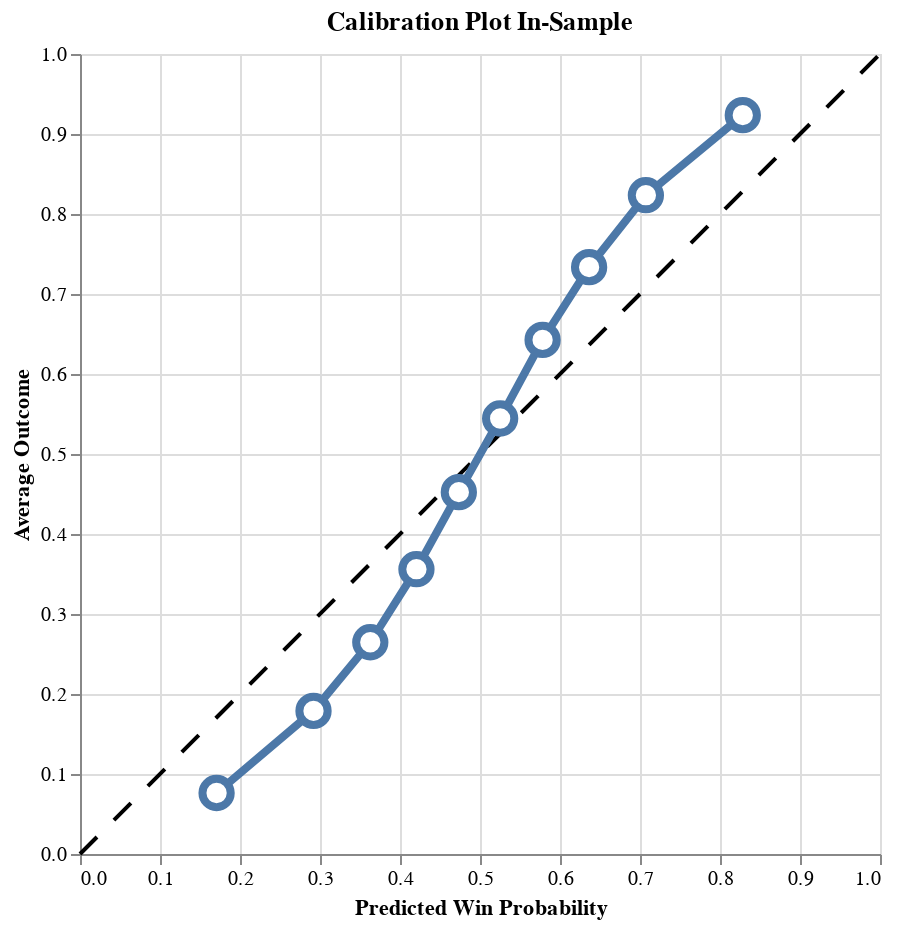

Write notebook code for a chart like this one.
### Code cell
self.plot_calibration()

### Figure 1 — Vega-Lite specification as saved in the notebook (floating-point values rounded to 4 significant figures)
{"config": {"view": {"continuousWidth": 300, "continuousHeight": 300}}, "layer": [{"data": {"name": "data-42f50405073b2dbe8396db6b7dd2f6be"}, "mark": {"type": "line", "color": "black", "strokeDash": [12, 12]}, "encoding": {"x": {"field": "x", "type": "quantitative"}, "y": {"field": "y", "type": "quantitative"}}}, {"data": {"name": "data-c19685a7adf605d892e61cff21113902"}, "mark": {"type": "line", "strokeWidth": 4}, "encoding": {"x": {"field": "win_prob_midpoint", "title": "Predicted Win Probability", "type": "quantitative"}, "y": {"field": "avg_outcome", "title": "Average Outcome", "type": "quantitative"}}}, {"data": {"name": "data-c19685a7adf605d892e61cff21113902"}, "mark": {"type": "point", "fill": "white", "opacity": 1, "size": 200, "strokeWidth": 4}, "encoding": {"x": {"field": "win_prob_midpoint", "type": "quantitative"}, "y": {"field": "avg_outcome", "type": "quantitative"}}}], "height": 400, "title": "Calibration Plot In-Sample", "width": 400, "$schema": "https://vega.github.io/schema/vega-lite/v5.20.1.json", "datasets": {"data-42f50405073b2dbe8396db6b7dd2f6be": [{"x": 0, "y": 0}, {"x": 1, "y": 1}], "data-c19685a7adf605d892e61cff21113902": [{"avg_outcome": 0.07623, "win_prob_midpoint": 0.1707}, {"avg_outcome": 0.1789, "win_prob_midpoint": 0.2919}, {"avg_outcome": 0.2647, "win_prob_midpoint": 0.3629}, {"avg_outcome": 0.356, "win_prob_midpoint": 0.4206}, {"avg_outcome": 0.4523, "win_prob_midpoint": 0.4735}, {"avg_outcome": 0.5444, "win_prob_midpoint": 0.5252}, {"avg_outcome": 0.6426, "win_prob_midpoint": 0.5783}, {"avg_outcome": 0.7336, "win_prob_midpoint": 0.6364}, {"avg_outcome": 0.8235, "win_prob_midpoint": 0.7074}, {"avg_outcome": 0.9236, "win_prob_midpoint": 0.8285}]}}
